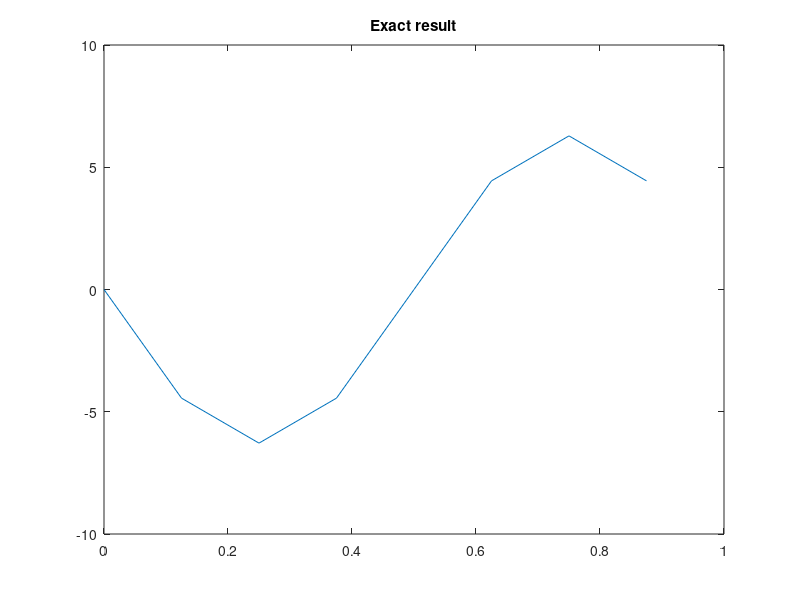
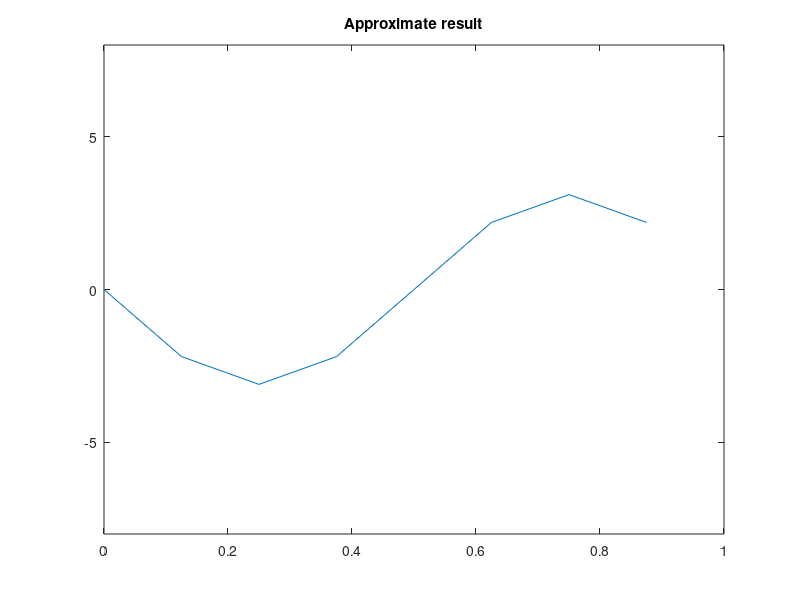
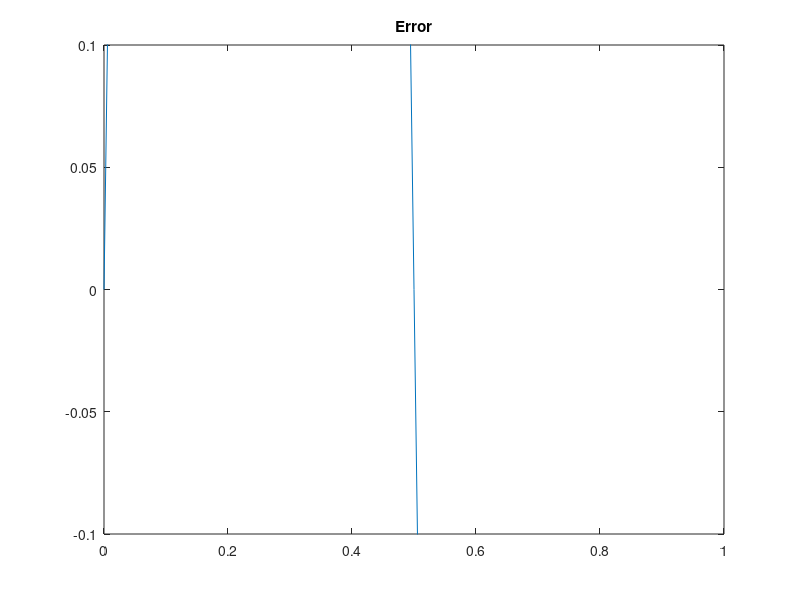

MATLAB code to generate these figures, in order:
clear all;
close all;

% --- Set parameters:
n = 8;  % Number of grid points.
a = 0;  
b = 1;  % a and b specify the extent of the grid.

h = (b-a)/n;
x = linspace(a,b-h,n).';        % The .' tranposes the vector
                                % generated by linspace to a column vector.
                                % Note that we generate a "periodic grid".



% --- Generate a first derivative matrix:
row = zeros(1,n);  % Initialize n row vector of length
                   % n with zeros.
row(2) = 8;
row(3) = -1;
row(7) = 1;
row(n) = -8;
                   
col = zeros(n,1);  % Initialize n column vector of length
                   % n with zeros.
col(2) = -8;
col(3) = 1;
col(7) = -1;
col(n) = 8;

D1 = toeplitz(col,row)/(24*h);
                   

f = @(x) cos(2*pi*x);
df_dx = @(x) -2*pi*sin(2*pi*x); % The exact result

 
                                
D1x = D1*f(x);      % We need f(x) to be a column vector here.
                    % That's why we transposed linspace above.

error = D1x-df_dx(x);

figure(1)
plot(x,df_dx(x))
title('Exact result')

figure(2)
plot(x,D1x)
axis([0,1,-8,8])
title('Approximate result')

figure(3)
plot(x,error)
axis([0,1,-0.1,0.1])
title('Error')